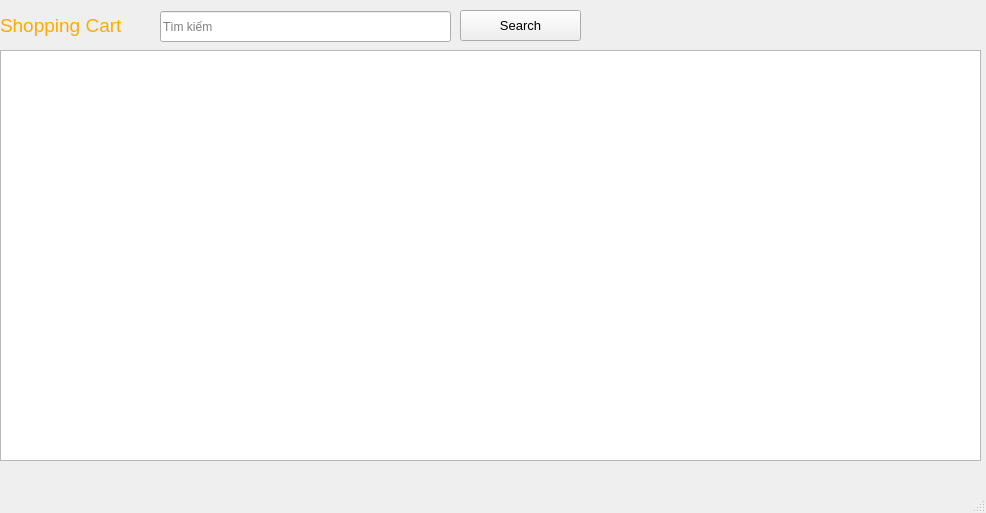
<?xml version="1.0" encoding="UTF-8"?>
<ui version="4.0">
 <class>MainWindow</class>
 <widget class="QMainWindow" name="MainWindow">
  <property name="geometry">
   <rect>
    <x>0</x>
    <y>0</y>
    <width>986</width>
    <height>513</height>
   </rect>
  </property>
  <property name="windowTitle">
   <string>MainWindow</string>
  </property>
  <widget class="QWidget" name="centralwidget">
   <widget class="QWidget" name="widget" native="true">
    <property name="geometry">
     <rect>
      <x>0</x>
      <y>0</y>
      <width>981</width>
      <height>51</height>
     </rect>
    </property>
    <widget class="QLabel" name="label_main_name">
     <property name="geometry">
      <rect>
       <x>0</x>
       <y>10</y>
       <width>151</width>
       <height>31</height>
      </rect>
     </property>
     <property name="font">
      <font>
       <pointsize>14</pointsize>
      </font>
     </property>
     <property name="styleSheet">
      <string notr="true">color:rgb(255, 170, 0)</string>
     </property>
     <property name="text">
      <string>Shopping Cart</string>
     </property>
    </widget>
    <widget class="QLineEdit" name="search_item_lineEdit">
     <property name="geometry">
      <rect>
       <x>160</x>
       <y>11</y>
       <width>291</width>
       <height>31</height>
      </rect>
     </property>
     <property name="placeholderText">
      <string>Tìm kiếm</string>
     </property>
    </widget>
    <widget class="QPushButton" name="pushButton_exit">
     <property name="geometry">
      <rect>
       <x>930</x>
       <y>10</y>
       <width>31</width>
       <height>31</height>
      </rect>
     </property>
     <property name="text">
      <string/>
     </property>
     <property name="icon">
      <iconset>
       <normaloff>../../PT04-APP/img/icons8-application-64.png</normaloff>../../PT04-APP/img/icons8-application-64.png</iconset>
     </property>
     <property name="iconSize">
      <size>
       <width>30</width>
       <height>30</height>
      </size>
     </property>
     <property name="default">
      <bool>false</bool>
     </property>
     <property name="flat">
      <bool>true</bool>
     </property>
    </widget>
    <widget class="QLabel" name="label">
     <property name="geometry">
      <rect>
       <x>580</x>
       <y>0</y>
       <width>51</width>
       <height>51</height>
      </rect>
     </property>
     <property name="text">
      <string/>
     </property>
     <property name="pixmap">
      <pixmap>../../PT04-APP/img/anhPhuoc.png</pixmap>
     </property>
     <property name="scaledContents">
      <bool>true</bool>
     </property>
    </widget>
    <widget class="QLabel" name="name_label">
     <property name="geometry">
      <rect>
       <x>630</x>
       <y>20</y>
       <width>131</width>
       <height>21</height>
      </rect>
     </property>
     <property name="text">
      <string/>
     </property>
    </widget>
    <widget class="QPushButton" name="pushButton">
     <property name="geometry">
      <rect>
       <x>460</x>
       <y>10</y>
       <width>121</width>
       <height>31</height>
      </rect>
     </property>
     <property name="font">
      <font>
       <pointsize>10</pointsize>
      </font>
     </property>
     <property name="text">
      <string>Search</string>
     </property>
     <property name="icon">
      <iconset>
       <normaloff>../../PT04-APP/img/icons8-search-64.png</normaloff>../../PT04-APP/img/icons8-search-64.png</iconset>
     </property>
     <property name="iconSize">
      <size>
       <width>35</width>
       <height>35</height>
      </size>
     </property>
    </widget>
    <widget class="QPushButton" name="pushButton_cart">
     <property name="geometry">
      <rect>
       <x>870</x>
       <y>10</y>
       <width>41</width>
       <height>28</height>
      </rect>
     </property>
     <property name="text">
      <string/>
     </property>
     <property name="icon">
      <iconset>
       <normaloff>../../PT04-APP/img/icons8-cart-64.png</normaloff>../../PT04-APP/img/icons8-cart-64.png</iconset>
     </property>
     <property name="iconSize">
      <size>
       <width>30</width>
       <height>30</height>
      </size>
     </property>
     <property name="flat">
      <bool>true</bool>
     </property>
    </widget>
    <widget class="QPushButton" name="pushButton_setting_item">
     <property name="geometry">
      <rect>
       <x>820</x>
       <y>10</y>
       <width>31</width>
       <height>28</height>
      </rect>
     </property>
     <property name="text">
      <string/>
     </property>
     <property name="icon">
      <iconset>
       <normaloff>../../PT04-APP/img/icons8-settings-50.png</normaloff>../../PT04-APP/img/icons8-settings-50.png</iconset>
     </property>
     <property name="iconSize">
      <size>
       <width>30</width>
       <height>30</height>
      </size>
     </property>
     <property name="flat">
      <bool>true</bool>
     </property>
    </widget>
   </widget>
   <widget class="QWidget" name="widget_2" native="true">
    <property name="geometry">
     <rect>
      <x>0</x>
      <y>50</y>
      <width>981</width>
      <height>411</height>
     </rect>
    </property>
    <widget class="QListWidget" name="listWidget">
     <property name="geometry">
      <rect>
       <x>0</x>
       <y>0</y>
       <width>981</width>
       <height>411</height>
      </rect>
     </property>
    </widget>
   </widget>
  </widget>
  <widget class="QMenuBar" name="menubar">
   <property name="geometry">
    <rect>
     <x>0</x>
     <y>0</y>
     <width>986</width>
     <height>26</height>
    </rect>
   </property>
  </widget>
  <widget class="QStatusBar" name="statusbar"/>
 </widget>
 <resources/>
 <connections/>
</ui>
